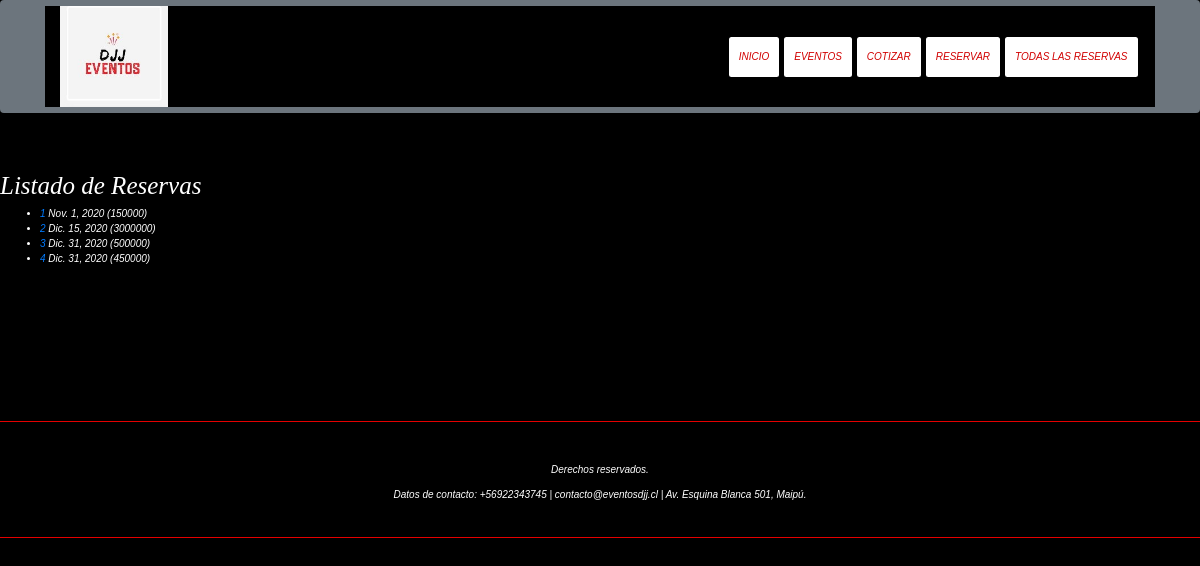
/eventos/listado/, run on an earlier commit of the app's database.
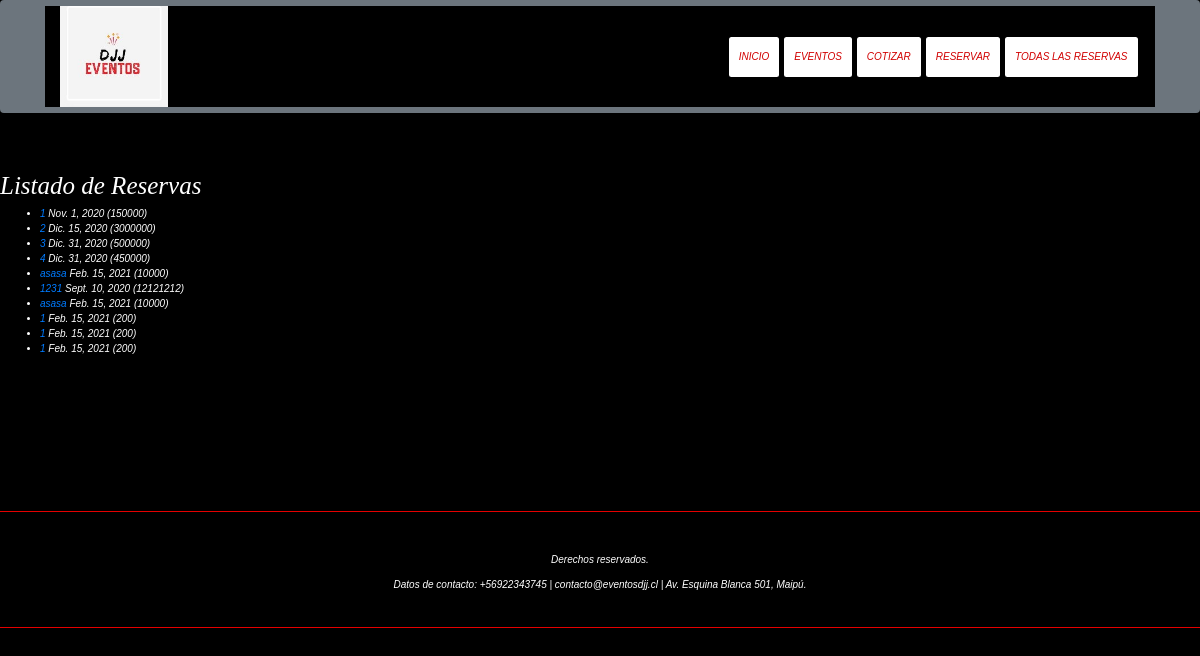
And on a later commit of the database.
### eventos/models.py (models this page shows, shortened)
class reserva(models.Model):
	codigo_reserva = models.CharField(max_length=10)
	fecha_evento = models.DateField(null=True, blank=True)
	nom_cliente = models.CharField(max_length=200)
	apell_cliente = models.CharField(max_length=200)
	celu_cliente = models.CharField(max_length=10)
	email = models.CharField(max_length=200)
	cant_personas = models.IntegerField(default=0)
	total = models.IntegerField(default=0)

### eventos/views.py (the view)
# urls.py: path('listado/', views.ReservaListView.as_view(), name ='listado'),
class ReservaListView(generic.ListView):
    model = reserva
    paginate_by = 10

### eventos/templates/eventos/reserva_list.html (shortened to what this page needs)
{% extends "base_generic.html" %}
{% block content %}
<!DOCTYPE html>
<html>
<head>
  {% load static %}
  <link href="css/bootstrap.min.css" type="text/css" rel="stylesheet">
  <link rel="stylesheet" href="https://maxcdn.bootstrapcdn.com/bootstrap/4.0.0/css/bootstrap.min.css">
</head>
{% load static %}
  <body>
    <br><br><br><br><br><br><br><br><br>
    <h1>Listado de Reservas</h1>
    {% if reserva_list %}
    <ul>
      {% for reserva in reserva_list %}
      <li>
        <a href="{{ reserva.get_absolute_url }}">{{ reserva.codigo_reserva }}</a> {{ reserva.fecha_evento }} ({{reserva.total}})
      </li>
      {% endfor %}
    </ul>
    {% else %}
      <p>No hay reservas</p>
    {% endif %}
  </body>
</html>
{% endblock %}

What changed in the data, as far as the page shows it:
added reserva: codigo_reserva "asasa", fecha_evento "Feb. 15, 2021", total "10000"
added reserva: codigo_reserva "1231", fecha_evento "Sept. 10, 2020", total "12121212"
added reserva: codigo_reserva "asasa", fecha_evento "Feb. 15, 2021", total "10000"
added reserva: codigo_reserva "1", fecha_evento "Feb. 15, 2021", total "200"
added reserva: codigo_reserva "1", fecha_evento "Feb. 15, 2021", total "200"
added reserva: codigo_reserva "1", fecha_evento "Feb. 15, 2021", total "200"
